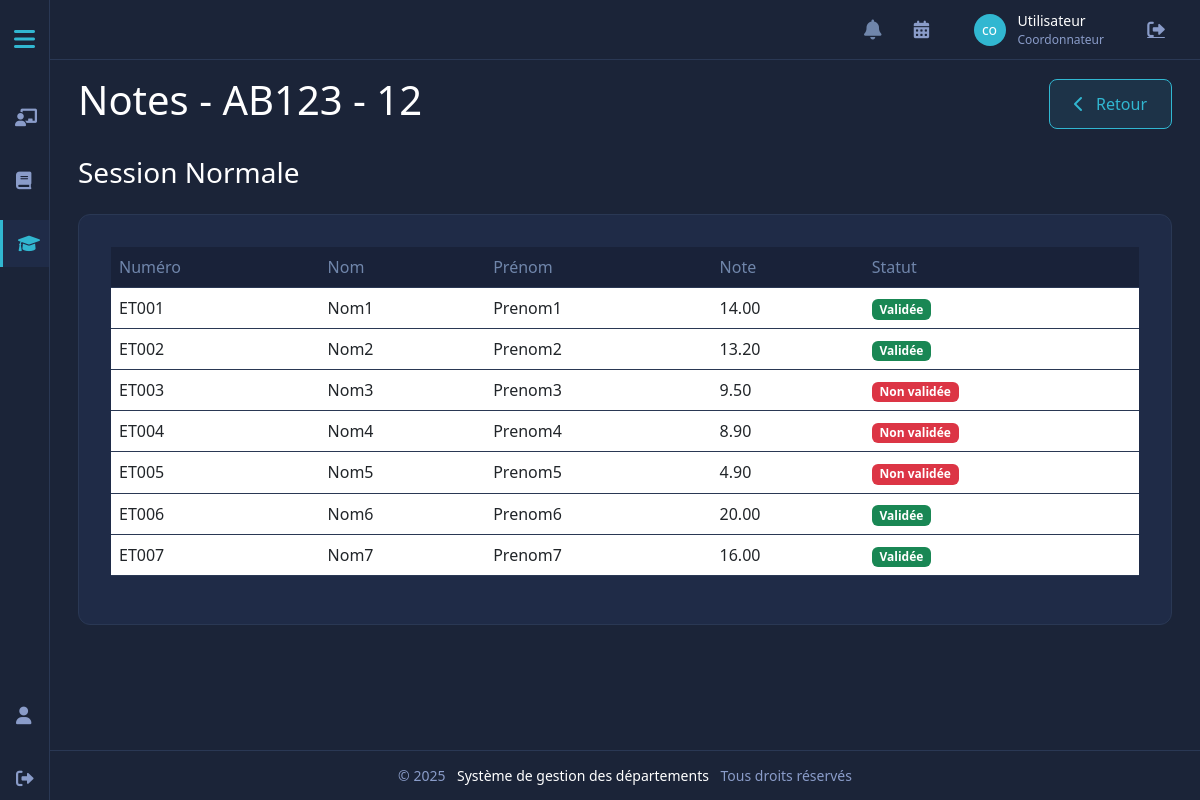
The page /projet_web_SF/enseignat_interfce/gestion-notes/voir_notes.php?fichier=47 (signed in) on the database its author committed.
### tables this page shows
CREATE TABLE `fichiers_notes` (
  `id` int(11) NOT NULL,
  `id_unite_enseignement` int(11) NOT NULL,
  `id_enseignant` int(11) NOT NULL,
  `type_session` enum('normale','rattrapage') NOT NULL,
  `nom_fichier` varchar(255) NOT NULL,
  `chemin_fichier` varchar(255) NOT NULL,
  `date_upload` datetime DEFAULT current_timestamp(),
  `statut` enum('traite','non_traite') DEFAULT 'non_traite'
);

CREATE TABLE `unites_enseignement` (
  `id` int(11) NOT NULL,
  `code` varchar(20) NOT NULL,
  `intitule` varchar(100) NOT NULL,
  `description` text DEFAULT NULL,
  `specialite` varchar(50) NOT NULL,
  `id_filiere` int(11) DEFAULT NULL,
  `id_departement` int(11) NOT NULL,
  `semestre` int(11) NOT NULL,
  `volume_horaire_cm` float DEFAULT 0,
  `volume_horaire_td` float DEFAULT 0,
  `volume_horaire_tp` float DEFAULT 0,
  `credits` int(11) NOT NULL,
  `annee_universitaire` varchar(10) NOT NULL,
  `id_responsable` int(11) DEFAULT NULL,
  `statut` enum('disponible','affecte','vacant') DEFAULT 'disponible',
  `date_creation` datetime DEFAULT current_timestamp(),
  `date_modification` datetime DEFAULT current_timestamp() ON UPDATE current_timestamp()
);

CREATE TABLE `notes` (
  `id` int(11) NOT NULL,
  `id_unite_enseignement` int(11) NOT NULL,
  `id_etudiant` int(11) NOT NULL,
  `type_session` enum('normale','rattrapage') NOT NULL,
  `note` float NOT NULL,
  `date_soumission` datetime DEFAULT current_timestamp(),
  `id_enseignant` int(11) NOT NULL,
  `statut` enum('soumise','validee','rejetee') DEFAULT 'soumise',
  `commentaire` text DEFAULT NULL,
  `fichier_path` varchar(255) DEFAULT NULL
);

CREATE TABLE `etudiants` (
  `id` int(11) NOT NULL,
  `numero_etudiant` varchar(50) NOT NULL,
  `nom` varchar(100) NOT NULL,
  `prenom` varchar(100) NOT NULL,
  `email` varchar(255) NOT NULL,
  `id_filiere` int(11) DEFAULT NULL,
  `annee_universitaire` varchar(10) NOT NULL,
  `date_creation` timestamp NOT NULL DEFAULT current_timestamp()
);

### projet_web_SF/enseignat_interfce/gestion-notes/voir_notes.php (the view, shortened to what this page needs)
<?php
require_once 'includes/config.php';
$id_fichier = $_GET['fichier'];
$stmt = $conn->prepare("
    SELECT fn.*, ue.code as code_ue, ue.intitule as nom_ue
    FROM fichiers_notes fn
    JOIN unites_enseignement ue ON fn.id_unite_enseignement = ue.id
    WHERE fn.id = ?
");
$stmt->execute([$id_fichier]);
$fichier = $stmt->fetch(PDO::FETCH_ASSOC);
$stmt = $conn->prepare("
    SELECT n.*, e.numero_etudiant, e.nom, e.prenom
    FROM notes n
    JOIN etudiants e ON n.id_etudiant = e.id
    WHERE n.fichier_path = ?
    ORDER BY e.numero_etudiant
");
$stmt->execute([$fichier['chemin_fichier']]);
$notes = $stmt->fetchAll(PDO::FETCH_ASSOC);
function getStatut($note) {
    if ($note >= 10) {
        return ['validée', 'success'];
    } else {
        return ['non validée', 'danger'];
    }
}
require_once '../header_enseignant.php';
?>
<div class="content">
    <div class="container-fluid">
        <div class="d-flex justify-content-between align-items-center mb-4">
            <h1>Notes - <?php echo htmlspecialchars($fichier['code_ue'] . ' - ' . $fichier['nom_ue']); ?></h1>
            <a href="index.php" class="btn btn-action"><i class="fas fa-chevron-left"></i> Retour</a>
        </div>
        <h3>Session <?php echo htmlspecialchars(ucfirst($fichier['type_session'])); ?></h3>
        <div class="card mt-4">
            <div class="card-body">
                <div class="table-responsive">
                    <table class="table ">
                        <thead>
                            <tr>
                                <th>Numéro</th>
                                <th>Nom</th>
                                <th>Prénom</th>
                                <th>Note</th>
                                <th>Statut</th>
                            </tr>
                        </thead>
                        <tbody>
                            <?php foreach ($notes as $note):
                                $statut = getStatut($note['note']);
                            ?>
                            <tr>
                                <td><?php echo htmlspecialchars($note['numero_etudiant']); ?></td>
                                <td><?php echo htmlspecialchars($note['nom']); ?></td>
                                <td><?php echo htmlspecialchars($note['prenom']); ?></td>
                                <td><?php echo number_format($note['note'], 2); ?></td>
                                <td>
                                    <span class="badge bg-<?php echo $statut[1]; ?>">
                                        <?php echo ucfirst($statut[0]); ?>
                                    </span>
                                </td>
                            </tr>
                            <?php endforeach; ?>
                        </tbody>
                    </table>
                </div>
            </div>
        </div>
    </div>
</div>
<?php
require_once '../footer.php';
?>

### projet_web_SF/enseignat_interfce/header_enseignant.php (shortened to what this page needs)
<?php
$current_page = basename($_SERVER['PHP_SELF']);
$is_in_gestion_notes = strpos($_SERVER['PHP_SELF'], 'gestion-notes') !== false;
$base_path = $is_in_gestion_notes ? '../' : '';
?>
<!DOCTYPE html>
<html lang="fr">
<head>
    <link href="https://cdn.jsdelivr.net/npm/bootstrap@5.3.0-alpha1/dist/css/bootstrap.min.css" rel="stylesheet">
    <link rel="stylesheet" href="https://cdnjs.cloudflare.com/ajax/libs/font-awesome/6.0.0/css/all.min.css">
</head>
<body>
    <div class="sidebar">
        <div class="menu-toggle" id="menu-toggle">
            <i class="fas fa-bars"></i>
                                </div>
        <div class="menu-items">
            <div class="menu-items-top">
                <a href="<?php echo $base_path; ?>souhaits_enseignants.php" class="menu-item <?= $current_page == 'souhaits_enseignants.php' ? 'active' : '' ?>">
                    <i class="fas fa-chalkboard-teacher"></i>
                </a>
                <a href="<?php echo $base_path; ?>mes_modules.php" class="menu-item <?= $current_page == 'mes_modules.php' ? 'active' : '' ?>">
                    <i class="fas fa-book"></i>
                </a>
                <a href="<?php echo $base_path; ?>gestion-notes/index.php" class="menu-item <?= $is_in_gestion_notes ? 'active' : '' ?>">
                    <i class="fas fa-graduation-cap"></i>
                </a>
            </div>
            <div class="menu-items-bottom">
                <a href="<?php echo $base_path; ?>profile.php" class="menu-item <?= $current_page == 'profile.php' ? 'active' : '' ?>">
                    <i class="fas fa-user"></i>
                </a>
                <a href="<?php echo $base_path; ?>../../logout.php" class="menu-item">
                    <i class="fas fa-sign-out-alt"></i>
                </a>
            </div>
                    </div>
                        </div>
    <nav class="top-nav">
        <div class="container-fluid">
            <div class="user-menu">
                 <div class="nav-icon" id="notificationIcon" title="Notifications">
                    <i class="fas fa-bell"></i>
                </div>
                <div class="action-button" id="calendar-toggle">
                    <i class="fas fa-calendar-alt"></i>
                </div>
                <a href="profile.php" class="user-profile">
                    <div class="user-avatar">
                        <?php
                        if (isset($_SESSION['user_id']) && isset($_SESSION['prenom'])) {
                            echo strtoupper(substr($_SESSION['nom_utilisateur'], 0, 1) . substr($_SESSION['prenom'], 0, 1));
                        } else {
                            echo substr($_SESSION['role'], 0, 2);
                        }
                        ?>
                    </div>
                    <div class="user-info">
                        <span class="user-name">
                            <?php
                            if (isset($_SESSION['nom_utilisateur']) && isset($_SESSION['prenom'])) {
                                echo htmlspecialchars($_SESSION['prenom'] . ' ' . $_SESSION['nom_utilisateur']);
                            } else {
                                echo "Utilisateur";
                            }
                            ?>
                        </span>
                        <span class="user-role"><?php echo ucfirst($_SESSION['role']); ?></span>
                    </div>
                </a>
                <a href="<?php echo $base_path; ?>../../logout.php" class="logout-button" title="Déconnexion">
                    <i class="fas fa-sign-out-alt"></i>
                </a>
                    </div>
                </div>
    </nav>
    <div class="main-container">
</body>
</html>

### projet_web_SF/enseignat_interfce/footer.php (shortened to what this page needs)
    <div class="footer">
        <p>&copy; <?= date('Y') ?> <span>Système de gestion des départements</span> Tous droits réservés</p>
    </div>
</body>
</html>

### rows shown on the page
fichiers_notes: id_unite_enseignement.intitule "AB123 - 12", type_session "Normale"
notes: id_etudiant.numero_etudiant "ET001", id_etudiant.nom "Nom1", id_etudiant.prenom "Prenom1", note "14.00", note "Validée"
notes: id_etudiant.numero_etudiant "ET002", id_etudiant.nom "Nom2", id_etudiant.prenom "Prenom2", note "13.20", note "Validée"
notes: id_etudiant.numero_etudiant "ET003", id_etudiant.nom "Nom3", id_etudiant.prenom "Prenom3", note "9.50", note "Non validée"
notes: id_etudiant.numero_etudiant "ET004", id_etudiant.nom "Nom4", id_etudiant.prenom "Prenom4", note "8.90", note "Non validée"
notes: id_etudiant.numero_etudiant "ET005", id_etudiant.nom "Nom5", id_etudiant.prenom "Prenom5", note "4.90", note "Non validée"
notes: id_etudiant.numero_etudiant "ET006", id_etudiant.nom "Nom6", id_etudiant.prenom "Prenom6", note "20.00", note "Validée"
notes: id_etudiant.numero_etudiant "ET007", id_etudiant.nom "Nom7", id_etudiant.prenom "Prenom7", note "16.00", note "Validée"

### other values the page prints
substr($_SESSION['role'], 0, 2) "co"
$_SESSION['role'] "Coordonnateur"
